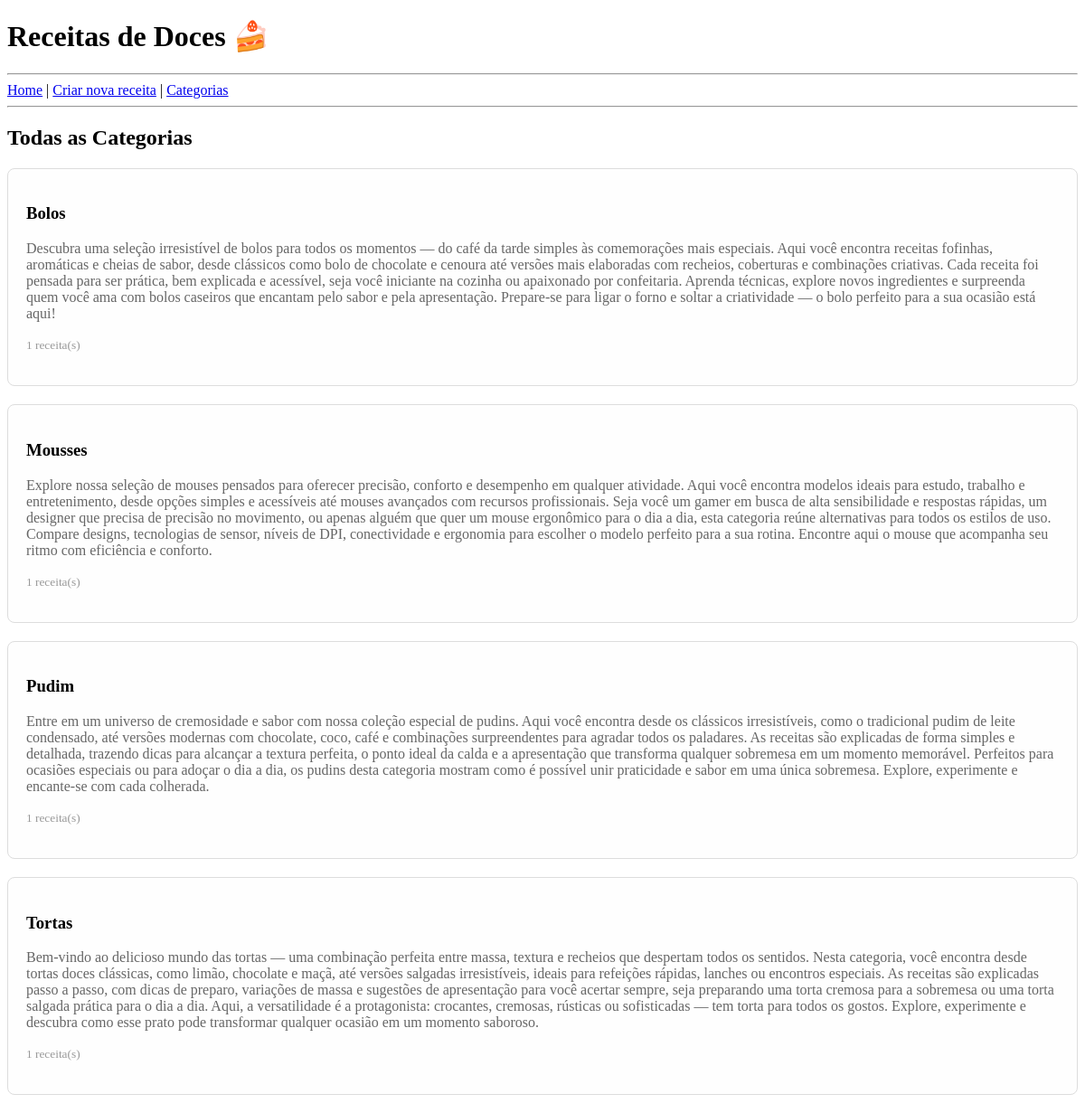
Before: /categorias/ with the older database file.
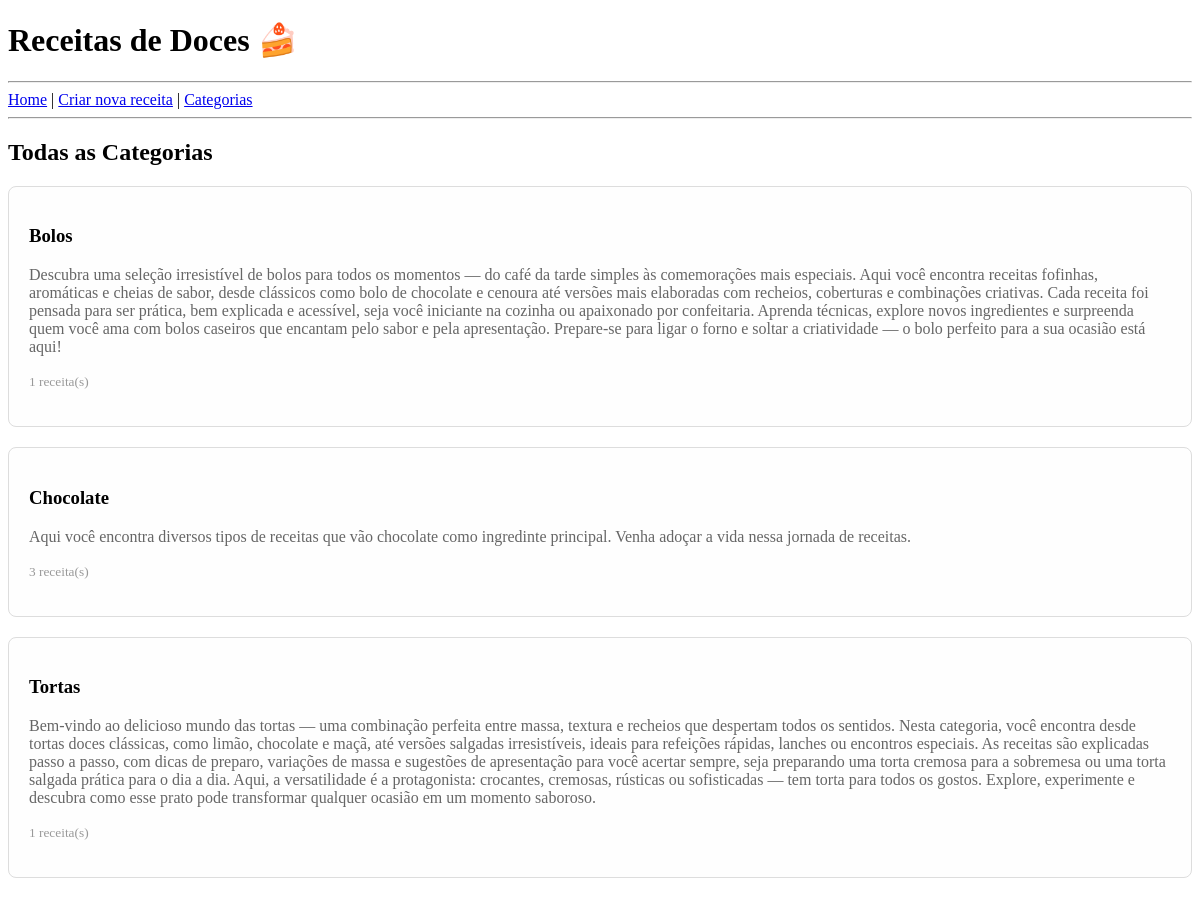
After: the same page with the newer database file.
### blog/models.py (models this page shows, shortened)
class Category(models.Model):
    nome = models.CharField(max_length=100, unique=True)
    descricao = models.TextField(blank=True)
    class Meta:
        verbose_name = 'Categoria'
        verbose_name_plural = 'Categorias'
        ordering = ['nome']

### blog/views.py (the view)
# urls.py: path('categorias/', views.ListaCategoriasView.as_view(), name='lista_categorias'),
class ListaCategoriasView(ListView):
    model = Category
    template_name = 'blog/lista_categorias.html'
    context_object_name = 'categorias'
    ordering = ['nome']

### blog/templates/blog/lista_categorias.html
{% extends 'base.html' %}
{% block conteudo %}
<h2>Todas as Categorias</h2>
{% if categorias %}
    {% for categoria in categorias %}
    <div style="margin-bottom: 20px; padding: 20px; border: 1px solid #ddd; border-radius: 8px; background-color: #fefefe;">
        <h3><a href="{% url 'detalhe_categoria' categoria.id %}" style="color: #000; text-decoration: none;">{{ categoria.nome }}</a></h3>
        {% if categoria.descricao %}
            <p style="color: #666;">{{ categoria.descricao }}</p>
        {% endif %}
        <p><small style="color: #999;">{{ categoria.posts.count }} receita(s)</small></p>
    </div>
    {% endfor %}
{% else %}
    <p>Nenhuma categoria encontrada.</p>
{% endif %}
{% endblock %}

Changed rows visible on the page:
removed Category: nome "Mousses", descricao "Explore nossa seleção de mouses pensados para oferecer precisão, conforto e desempenho em qualquer atividade. Aqui você encontra modelos ideais para estudo, trabalho e entretenimento, desde opções simples e acessíveis até mouses avançados com recursos profissionais. Seja você um gamer em busca de alta sensibilidade e respostas rápidas, um designer que precisa de precisão no movimento, ou apenas alguém que quer um mouse ergonômico para o dia a dia, esta categoria reúne alternativas para todos os estilos de uso. Compare designs, tecnologias de sensor, níveis de DPI, conectividade e ergonomia para escolher o modelo perfeito para a sua rotina. Encontre aqui o mouse que acompanha seu ritmo com…", posts.count "1"
removed Category: nome "Pudim", descricao "Entre em um universo de cremosidade e sabor com nossa coleção especial de pudins. Aqui você encontra desde os clássicos irresistíveis, como o tradicional pudim de leite condensado, até versões modernas com chocolate, coco, café e combinações surpreendentes para agradar todos os paladares. As receitas são explicadas de forma simples e detalhada, trazendo dicas para alcançar a textura perfeita, o ponto ideal da calda e a apresentação que transforma qualquer sobremesa em um momento memorável. Perfeitos para ocasiões especiais ou para adoçar o dia a dia, os pudins desta categoria mostram como é possível unir praticidade e sabor em uma única sobremesa. Explore, experimente e encante-se com cada…", posts.count "1"
added Category: nome "Chocolate", descricao "Aqui você encontra diversos tipos de receitas que vão chocolate como ingredinte principal. Venha adoçar a vida nessa jornada de receitas.", posts.count "3"
